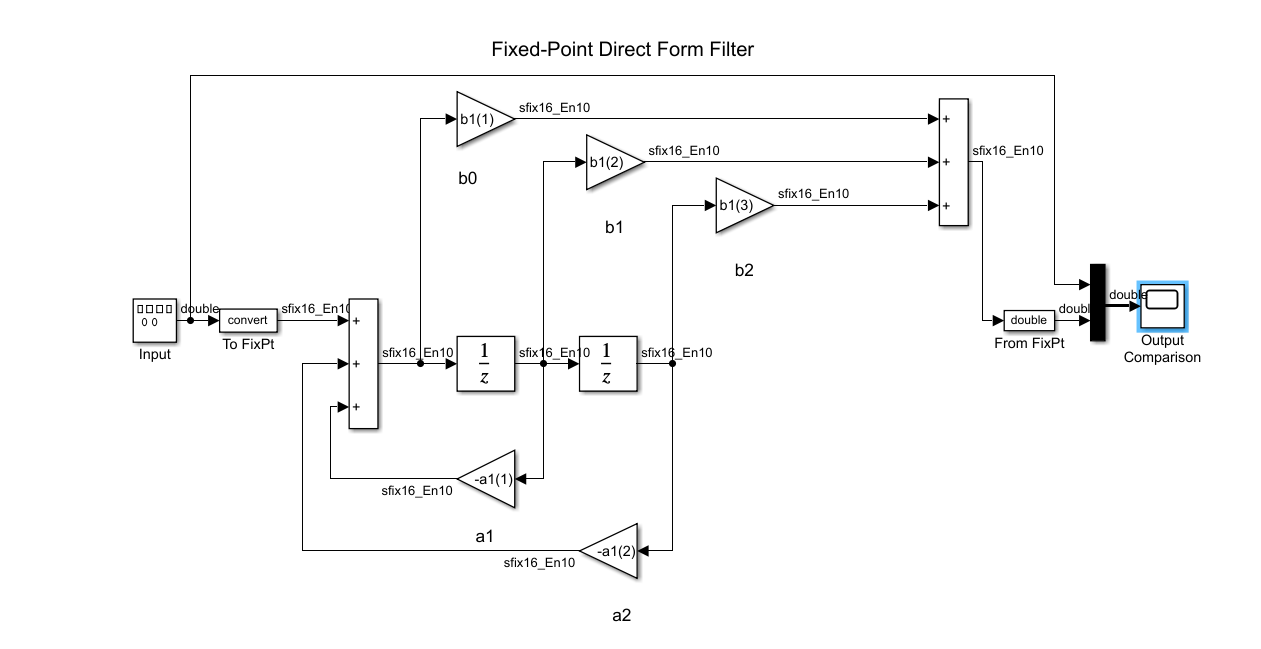
%> input picture DigitalAudioSignalProcessing/images/NotchFilterH1_directFormII.png, 1261 x 649 px
$ octave TransientAndSteadyStatesProperties.m   (GNU Octave 9; MATLAB toolbox functions it lacks are replaced by stand-ins)
%> lines starting %> are read from the running program, lines starting %| are printed output that depends on the picture
%% Transient and Steady States Properties
%% Clear the workspace and the command window
close all;
clear;
clc;
%% Sinusoidal Response of a Second Order Digital Filter
% According to the previous section, the transfer function of a second order
% digital filter is given by:
%
% $$H(z) = \frac{b_0 + b_1z^{-1} + b_2z^{-2}}{1 + a_1z^{-1} + a_2z^{-2}}$$
%
% * The poles of the transfer function are the roots of the denominator
% polynomial.
% * The zeros of the transfer function are the roots of the
% numerator polynomial.
% * The poles and zeros of the transfer function are complex conjugate pairs.
% * The poles and zeros of the transfer function are located inside the unit
% circle.
%
% So the sinusoidal response of a second order digital filter is given by:
%
% $$x(n) = A\cos(\omega_0n + \phi) \rightarrow
% y(n) = |H(e^{j\omega_0})|A\cos(\omega_0n + \theta_0)
% + B_1 P_1^n+ B_2 P_2^n$$
%
% where $P_1$ and $P_2$ are the poles of the transfer function, $B_1$ and
% $B_2$ are the constants that are determined by the initial conditions.
%
%% Notch Filter(Band-Reject Filter)
% We can design a notch filter by placing the zeros of the transfer function
% at the desired frequency. The transfer function of a notch filter is given
% by:
%
% $$H(z) = \frac{1}{1+\beta}
% \frac{1 - 2\cos(\omega_0)z^{-1} + z^{-2}}
% {1-\frac{2\cos(\omega_0)}{1+\beta}z^{-1} + \frac{1-\beta}{1+\beta}z^{-2}}$$
%
% where $\beta$ is the bandwidth parameter. The poles of the transfer
% function are given by:
%
% $$P_{1,2} = \frac{1-\beta \pm \sqrt{(1-\beta)^2 - 4\beta\cos^2(\omega_0)}}{2(1+\beta)}$$
%
% The notch frequency and the bandwidth of the notch is given by:
%
% $$\omega_0 = \frac{2\pi f_0}{f_s}$$
%
% $$ \Delta \omega = \frac{2\pi \Delta f}{f_s}$$
%
% $$ \beta = \tan(\frac{\Delta \omega}{2})$$
%
% where $f_0$ is the notch frequency, $\Delta f$ is the 3dB bandwidth and
% $f_s$ is the sampling frequency.
%
%% Direct Form II(Canonical Form) of Notch Filter
% To implement the notch filter, we can use the direct form II structure.
% Direct form II is concluded of two parts: feedforward part and feedback
% We can define it as a difference equation:
%
% $$y(n) = b_0x(n) + b_1x(n-1) + b_2x(n-2) - a_1y(n-1) - a_2y(n-2)$$
%
% where $b_0$, $b_1$, $b_2$, $a_1$ and $a_2$ are the filter coefficients.
%
% We use MATLAb simulink to design the canonical form of the notch filter.
% The simulink model is shown below:
%
figure('Name', 'Simulink Model of Notch Filter');
imshow('.\images\NotchFilterH1_directFormII.png');
%%%
% To integrate the simulink model into MATLAB, we should define the coefficients
% of the filter. We can use the following code to define the coefficients:
%
%
N = 200;
n = 0:N;
f0 = 100;
fs = 2000;
w0 = 2 * pi * f0 / fs;
delta_f = 10;
delta_w = 2 * pi * delta_f / fs;
beta = tan(delta_w / 2);
x_delta = zeros(1, N + 1);
x_delta(1) = 1;
b1 = [1 -2 * cos(w0) 1] / (beta + 1);
a1 = [-2 * cos(w0) / (1 + beta) (1 - beta) / (1 + beta)];
w2 = 0;
w1 = 0;
x2 = 0;
x1 = 0;
y_delta = zeros(1, N + 1);

%%%
% Linear buffers are used to store the previous values of the input and
% output signals. The length of the buffers are equal to the order of the
% filter. The initial values of the buffers are zero.
%
% we use $z^{-1}$ and $z^{-2}$ to represent the delay of one and two samples.
%
% The difference equation of the filter can be computed as below:
for i = 1:N + 1
    y_delta(i) = -a1(1) * w1 -a1(2) * w2 + b1(1) * x_delta(i) + b1(2) * x1 + b1(3) * x2;
    w2 = w1;
    w1 = y_delta(i);
    x2 = x1;
    x1 = x_delta(i);
end

%%%
% We can use the following code to plot the frequency response of the
% filter:
%
figure('Name', 'Impulse Responses of the Two Notch Filters');
stem(n, y_delta, "LineWidth", 1.5);
title("Impuulse response of Filter H1 in Time Domain (\Deltaf = 4Hz)");
xlabel("n");
ylabel("Amplitude");
xlim([0 50]);
grid on;
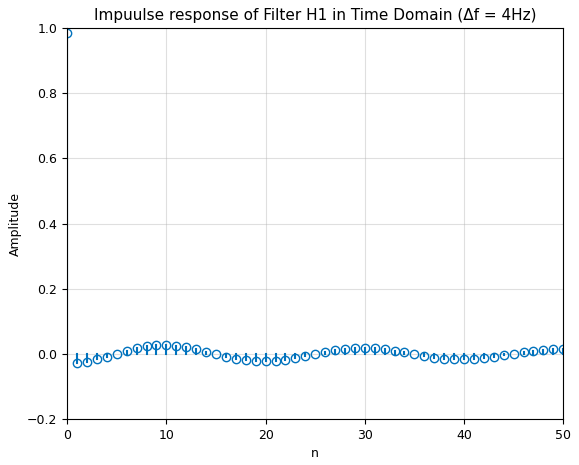
%> figure redrawn from the program's plot data; highest point at x = 0, y = 0.985

%% Settling Time
% To find the settling time of the filter we should find the last value that
% the difference between the current value and the last value is less than
% the percent of settling time value.
%
% If the settled value of the filtered signal is $y_{settled}$, which is the
% of the unit response of the filter, the settling time is:
%
% $$ n_{settling} = \max\{n: |y(n) - y_{settled}| >= \epsilon\} + 1$$
%
% where $\epsilon$ is the percent of settling time value.
%
% * Lower bandwidths result in longer settling times.
% * Higher sampling frequencies result in shorter settling times.
% We can use the following code to find the settling time of the filter:
%
N = 1e4;
n = 0:N;
x_step = ones(1, N + 1);
w2 = 0;
w1 = 0;
x2 = 0;
x1 = 0;
y_step = zeros(1, N + 1);

for i = 1:N + 1
    y_step(i) = -a1(1) * w1 -a1(2) * w2 + b1(1) * x_step(i) + b1(2) * x1 + b1(3) * x2;
    w2 = w1;
    w1 = y_step(i);
    x2 = x1;
    x1 = x_step(i);
end
settling_time_value = find(abs(y_step - y_step(end)) >= 0.01, 1, 'last') + 1;
figure('Name', 'Step Responses of the Two Notch Filters');
stem(n, y_step, "LineWidth", 1.5);
title("Step Response of Filter H1 in Time Domain (\Deltaf = 4Hz)");
xlabel("n");
ylabel("Amplitude");
xlim([0 200]);
ylim([1 - 0.1, 1 + 0.1]);
grid on;
hold on;
stem(settling_time_value - 1, ...
    y_step(settling_time_value), ...
    "LineWidth", 1.5, "Marker", "o");
text(settling_time_value - 1, ...
    y_step(settling_time_value), ...
    "Settling Time = sample " + (settling_time_value -1), 'position', ...
    [settling_time_value - 1, y_step(settling_time_value) + 0.04]);
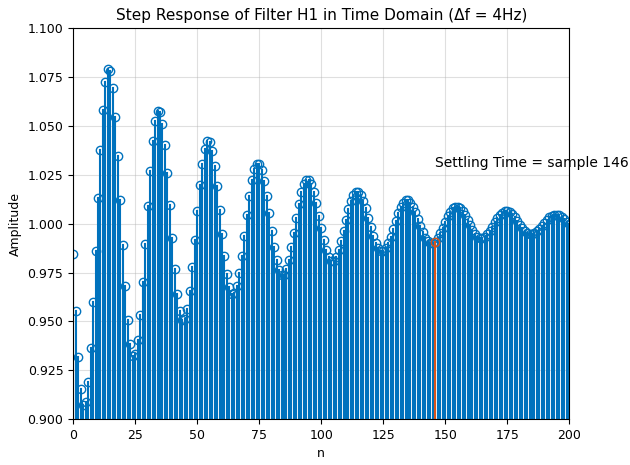
%> figure redrawn from the program's plot data; highest point at x = 14, y = 1.08

%%%
%% Peak Filter(Band-Pass Filter)
% We can design a peak filter by placing the poles of the transfer function
% at the desired frequency. The transfer function of a peak filter is given
% by:
%
% $$H(z) = \frac{\beta}{1+\beta}\dot\frac{1 - z^{-2}}
% {1 - 2\frac{\cos(\omega_0)}{1+\beta}z^{-1} + \frac{1-\beta}{1+\beta}z^{-2}}$$
%
% where
%
% $$\omega_0 = \frac{2\pi f_0}{f_s}$$
%
% $$ \Delta \omega = \frac{2\pi \Delta f}{f_s}$$
%
% $$\beta = \tan(\frac{\Delta \omega}{2})$$.
%
%
% where $f_0$ is the notch frequency, $\Delta f$ is the 3dB bandwidth and
% $f_s$ is the sampling frequency.
